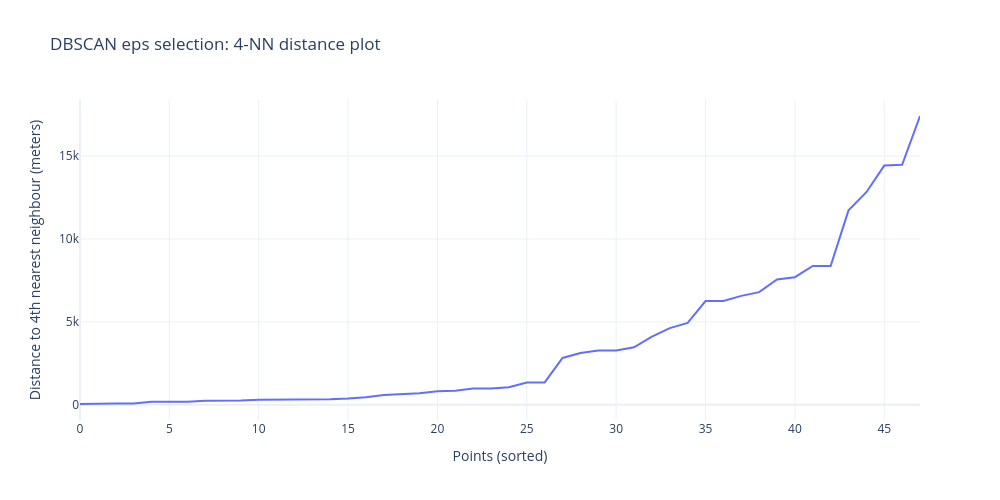

Here is the notebook cell this chart was saved with:
### Markdown cell above
## Section 1: Data Centre Segmentation

Recent research by the House Of Commons outlines four DC types (see main report). The dataset contains several variables that could inform clustering of DC, but few are uncorrelated with GIA. Since the interaction terms is used later in the document, the clustering and independent variable should not come from the same source as GIA, the planned independent variable. We have tried a variety of combinations of the clustering based on technical parameters, but these clusters performed poorly in regression with interaction terms.

**For this reason, spatial clustring variable waas introduced using DBSCAN. To identify distinct groups, a combination of elbow method and visual analysis was used.**

### Code cell
#________________________________________________________________________________________________________________________________________________
# Elbow method - selecting eps=5000
#________________________________________________________________________________________________________________________________________________
# use meters
g = data_ldn_exstg.to_crs(27700).copy()
X = np.column_stack([g.geometry.x, g.geometry.y])

k = 4  # usually = min_samples
nbrs = NearestNeighbors(n_neighbors=k).fit(X)
distances, _ = nbrs.kneighbors(X)

# distance to kth nearest neighbour
k_dist = np.sort(distances[:, -1])

fig = go.Figure(go.Scatter(y=k_dist, mode="lines", name=f"{k}-NN distance"))
fig.update_layout(
    template="plotly_white",
    width=1000,
    height=500,
    title=f"DBSCAN eps selection: {k}-NN distance plot",
    xaxis_title="Points (sorted)",
    yaxis_title=f"Distance to {k}th nearest neighbour (meters)",
)
fig.show()

### Figure 1 — Plotly figure (JSON) as saved in the notebook; plotly's stock layout.template omitted (floating-point values rounded to 4 significant figures)
{"data": [{"mode": "lines", "name": "4-NN distance", "type": "scatter", "y": [52.6, 85.04, 87.82, 87.82, 181.9, 188.1, 188.1, 246.4, 246.4, 262.0, 303.5, 310.1, 310.1, 339.0, 339.0, 384.4, 461.5, 602.1, 642.4, 701.3, 816.5, 854.2, 987.6, 993.6, 1062.0, 1351.0, 1355.0, 2828.0, 3126.0, 3276.0, 3276.0, 3472.0, 4119.0, 4626.0, 4942.0, 6263.0, 6263.0, 6573.0, 6797.0, 7565.0, 7700.0, 8374.0, 8374.0, 11730.0, 12820.0, 14430.0, 14470.0, 17420.0]}], "layout": {"height": 500, "title": {"text": "DBSCAN eps selection: 4-NN distance plot"}, "width": 1000, "xaxis": {"title": {"text": "Points (sorted)"}}, "yaxis": {"title": {"text": "Distance to 4th nearest neighbour (meters)"}}}}
